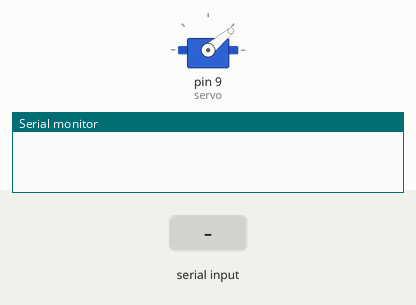
Simulated run of this sketch. Board: Arduino Uno, built with avr-gcc and run on an emulated ATmega328P. Parts: servo, the last lines printed to the serial monitor. Inputs (shaded band) come from the test bench.

Above: at 1.2 s.
1.3 s: "2" received over Serial
At 2.1 s:
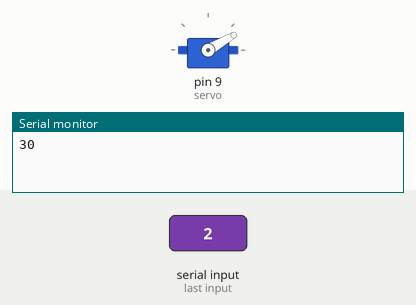
2.8 s: "3" received over Serial
At 3.2 s:
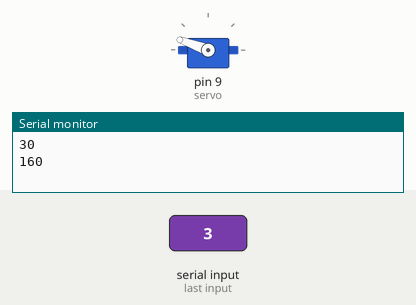
4.3 s: "2" received over Serial
At 5.5 s:
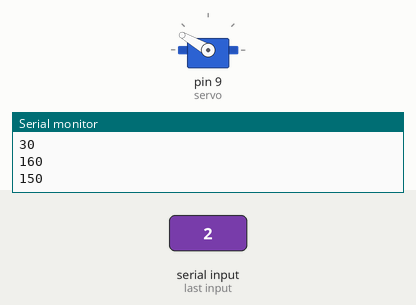
5.8 s: "5" received over Serial
At 6.7 s:
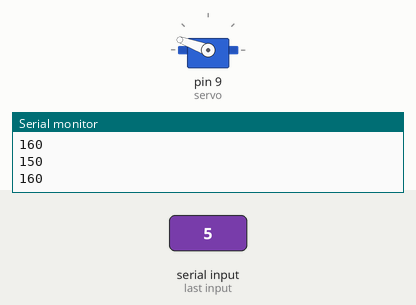
7.3 s: "1" received over Serial
At 7.9 s:
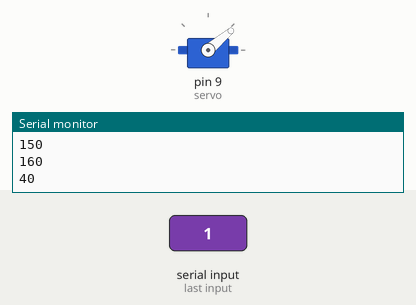
Timing chart, 0 to 9.8 s (numbered marks = the images above; inputs shaded):
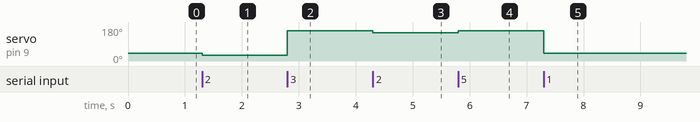

The sketch:

servo_angle_finder.ino
```cpp
#include <Servo.h>

Servo servo;
// mouth int least = 125, most = 170;
// floor  int least = 0, most = 180;
// spine  int least = 20, most = 110;
// tilt int least = 40, most = 160;
int least = 40, most = 160;
int angle=least;

void setup() {
  // put your setup code here, to run once:
  servo.attach(9);
  servo.write(angle);
  Serial.begin(9600);
}

void loop() {
  // put your main code here, to run repeatedly:
  if(Serial.available()>0){
    char msg = Serial.read();

    switch(msg){
      case '5':
        angle += 10;
        //if(angle>180)
        //  angle=180;
        servo.write(angle);
        Serial.println(angle);
        break;
      case '2':
        angle -= 10;
        //if(angle<0)
        //  angle=0;
        servo.write(angle);
        Serial.println(angle);
        break;
      case '1':
        angle = least;
        servo.write(angle);
        Serial.println(angle);
        break;
      case '3':
        angle = most;
        servo.write(angle);
        Serial.println(angle);
        break;
    }
  }
}
```

Measured:
- after the input at 1.3 s, servo on pin 9 (servo): 40° → 30° at once
- after the input at 2.8 s, servo on pin 9 (servo): 30° → 160° at once
- after the input at 4.3 s, servo on pin 9 (servo): 160° → 150° at once
- after the input at 5.8 s, servo on pin 9 (servo): 150° → 160° at once
- after the input at 7.3 s, servo on pin 9 (servo): 160° → 40° at once
